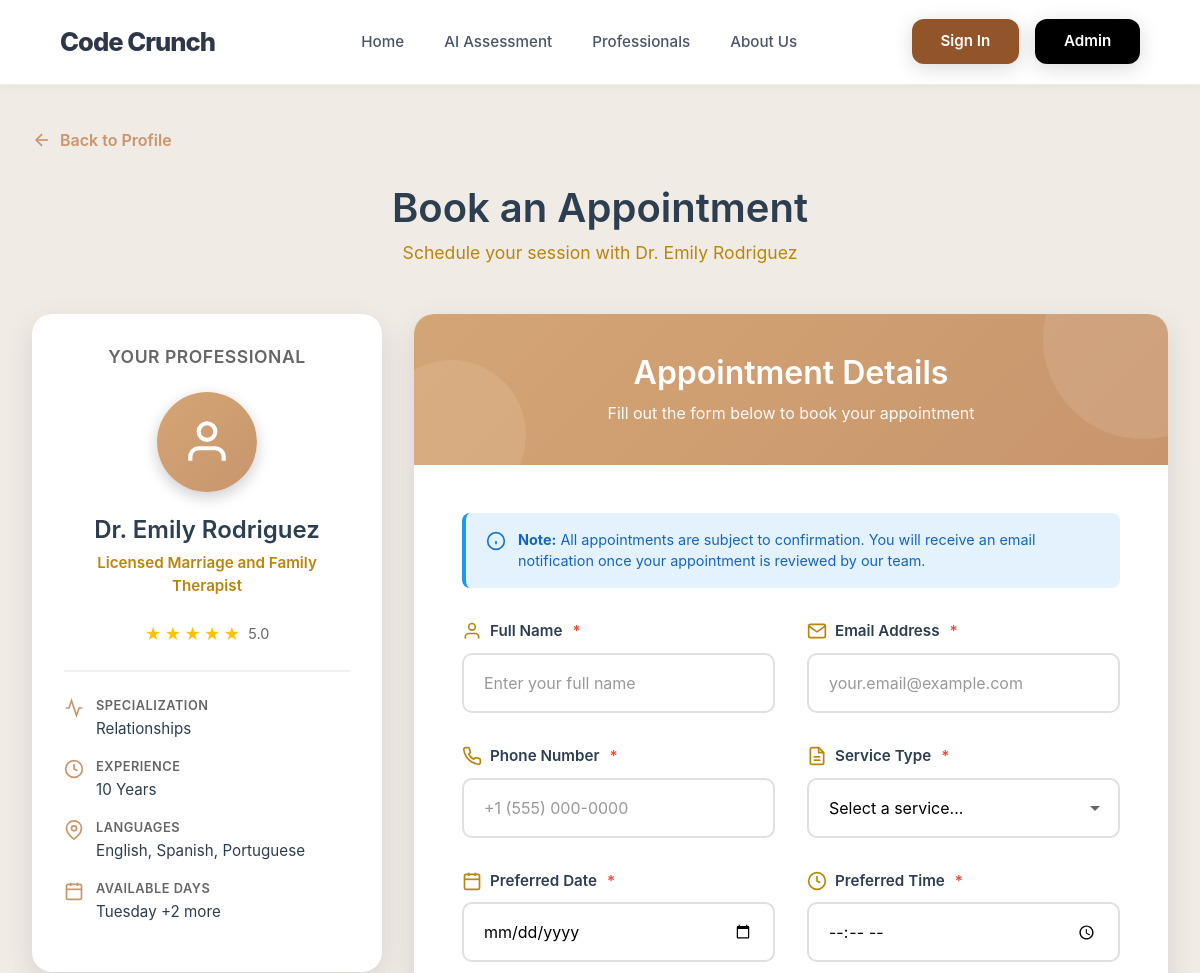
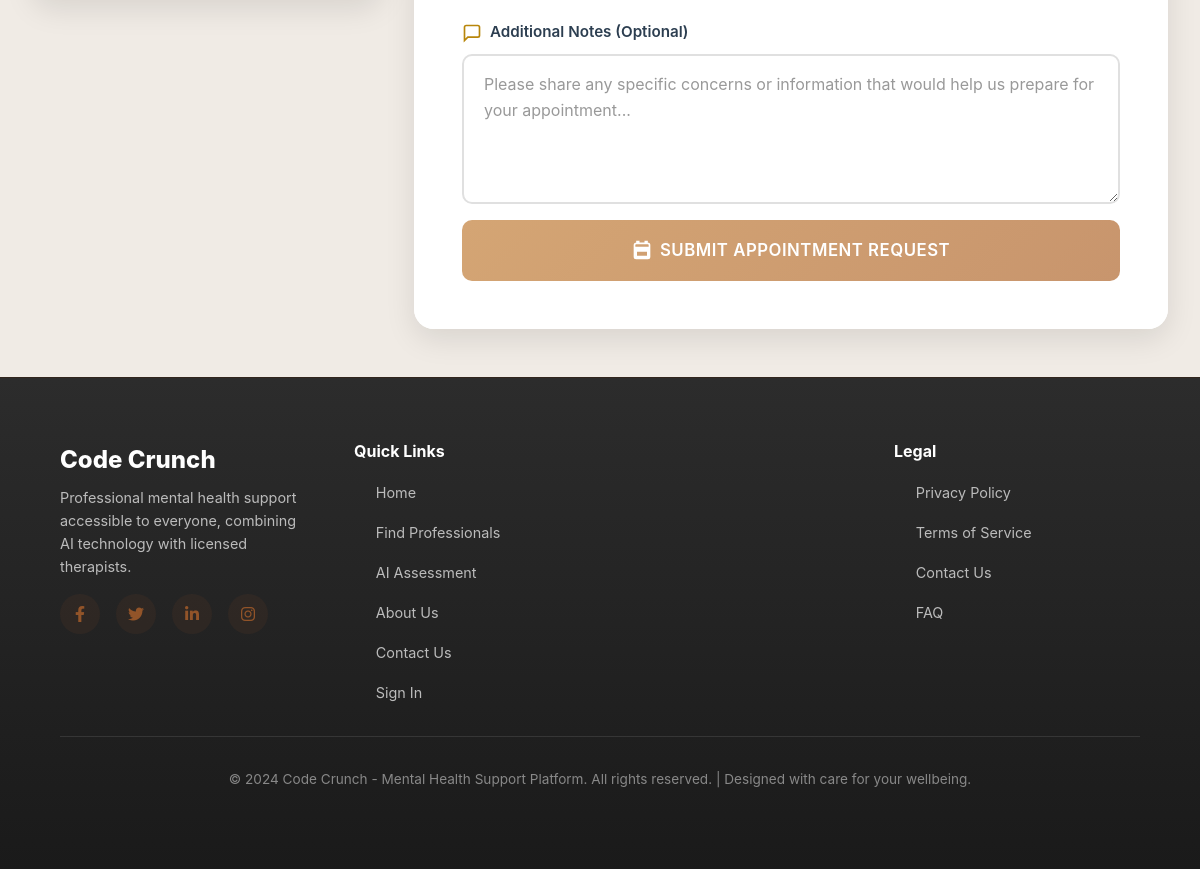
Page /book/3 on the committed database (2 pictures, top to bottom).
### models.py (models this page shows, shortened)
class Professional(db.Model):
    id = db.Column(db.Integer, primary_key=True)
    name = db.Column(db.String(100), nullable=False)
    title = db.Column(db.String(100), nullable=False)
    specialization = db.Column(db.String(200), nullable=False)
    bio = db.Column(db.Text, nullable=False)
    experience_years = db.Column(db.Integer, nullable=False)
    education = db.Column(db.Text, nullable=False)
    languages = db.Column(db.String(200), nullable=False)
    image_url = db.Column(db.String(200), default='default-avatar.jpg')
    available_days = db.Column(db.String(200), nullable=False)
    consultation_fee = db.Column(db.Float, default=0.0)
    session_duration = db.Column(db.Integer, default=60)  # in minutes
    rating = db.Column(db.Float, default=5.0)
    total_reviews = db.Column(db.Integer, default=0)
    is_active = db.Column(db.Boolean, default=True)
    created_at = db.Column(db.DateTime, default=datetime.utcnow)
    appointments = db.relationship('Appointment', backref='professional', lazy=True)
    reviews = db.relationship('Review', backref='professional', lazy=True)
    time_slots = db.relationship('TimeSlot', backref='professional', lazy=True, cascade='all, delete-orphan')

### app.py (the view, shortened to what this page needs)
@app.route('/book/<int:prof_id>', methods=['GET', 'POST'])
def book_with_professional(prof_id):
    professional = Professional.query.get_or_404(prof_id)
    return render_template('book.html',
                         professional=professional,
                         today=date.today().isoformat())

### templates/book.html (shortened to what this page needs)
{% extends "layout.html" %}
{% block content %}
<div class="appointment-page">
    <div class="appointment-container">
        <a href="{{ url_for('professional_detail', prof_id=professional.id) }}" class="back-button">
            <svg viewBox="0 0 24 24" fill="none" stroke="currentColor" stroke-width="2">
                <line x1="19" y1="12" x2="5" y2="12"></line>
                <polyline points="12 19 5 12 12 5"></polyline>
            </svg>
            Back to Profile
        </a>
        <h1 class="page-title">Book an Appointment</h1>
        <p class="page-subtitle">Schedule your session with {{ professional.name }}</p>
        <div class="booking-layout">
            <div class="professional-summary">
                <h3 class="summary-title">Your Professional</h3>
                <div class="prof-summary-image">
                    <svg viewBox="0 0 24 24" fill="none" stroke="currentColor" stroke-width="2">
                        <path d="M20 21v-2a4 4 0 0 0-4-4H8a4 4 0 0 0-4 4v2"></path>
                        <circle cx="12" cy="7" r="4"></circle>
                    </svg>
                </div>
                <h4 class="prof-summary-name">{{ professional.name }}</h4>
                <p class="prof-summary-title">{{ professional.title }}</p>
                <div class="summary-rating">
                    <div class="summary-stars">
                        {% for i in range(5) %}
                        <span class="summary-star">★</span>
                        {% endfor %}
                    </div>
                    <span class="summary-rating-text">{{ professional.rating }}</span>
                </div>
                <div class="summary-info-item">
                    <svg viewBox="0 0 24 24" fill="none" stroke="currentColor" stroke-width="2">
                        <path d="M22 12h-4l-3 9L9 3l-3 9H2"></path>
                    </svg>
                    <div class="summary-info-content">
                        <span class="summary-info-label">Specialization</span>
                        <div class="summary-info-value">{{ professional.specialization.split(',')[0].strip() }}</div>
                    </div>
                </div>
                <div class="summary-info-item">
                    <svg viewBox="0 0 24 24" fill="none" stroke="currentColor" stroke-width="2">
                        <circle cx="12" cy="12" r="10"></circle>
                        <polyline points="12 6 12 12 16 14"></polyline>
                    </svg>
                    <div class="summary-info-content">
                        <span class="summary-info-label">Experience</span>
                        <div class="summary-info-value">{{ professional.experience_years }} Years</div>
                    </div>
                </div>
                <div class="summary-info-item">
                    <svg viewBox="0 0 24 24" fill="none" stroke="currentColor" stroke-width="2">
                        <path d="M21 10c0 7-9 13-9 13s-9-6-9-13a9 9 0 0 1 18 0z"></path>
                        <circle cx="12" cy="10" r="3"></circle>
                    </svg>
                    <div class="summary-info-content">
                        <span class="summary-info-label">Languages</span>
                        <div class="summary-info-value">{{ professional.languages }}</div>
                    </div>
                </div>
                <div class="summary-info-item">
                    <svg viewBox="0 0 24 24" fill="none" stroke="currentColor" stroke-width="2">
                        <rect x="3" y="4" width="18" height="18" rx="2" ry="2"></rect>
                        <line x1="16" y1="2" x2="16" y2="6"></line>
                        <line x1="8" y1="2" x2="8" y2="6"></line>
                        <line x1="3" y1="10" x2="21" y2="10"></line>
                    </svg>
                    <div class="summary-info-content">
                        <span class="summary-info-label">Available Days</span>
                        <div class="summary-info-value">{{ professional.available_days.split(',')[0].strip() }}{% if professional.available_days.split(',')|length > 1 %} +{{ professional.available_days.split(',')|length - 1 }} more{% endif %}</div>
                    </div>
                </div>
            </div>
            <div class="form-card">
                <div class="form-header">
                    <h2>Appointment Details</h2>
                    <p>Fill out the form below to book your appointment</p>
                </div>
                <div class="form-container">
                    <div class="form-info-box">
                        <svg viewBox="0 0 24 24" fill="none" stroke="currentColor" stroke-width="2">
                            <circle cx="12" cy="12" r="10"></circle>
                            <line x1="12" y1="16" x2="12" y2="12"></line>
                            <line x1="12" y1="8" x2="12.01" y2="8"></line>
                        </svg>
                        <p><strong>Note:</strong> All appointments are subject to confirmation. You will receive an email notification once your appointment is reviewed by our team.</p>
                    </div>
                    <form method="POST" id="appointmentForm">
                        <div class="form-row-custom">
                            <div class="form-group-custom">
                                <label for="name">
                                    <svg class="icon-svg" viewBox="0 0 24 24" fill="none" stroke="currentColor" stroke-width="2">
                                        <path d="M20 21v-2a4 4 0 0 0-4-4H8a4 4 0 0 0-4 4v2"></path>
                                        <circle cx="12" cy="7" r="4"></circle>
                                    </svg>
                                    Full Name <span class="required-mark">*</span>
                                </label>
                                <input type="text" id="name" name="name" placeholder="Enter your full name" required>
                            </div>
                            <div class="form-group-custom">
                                <label for="email">
                                    <svg class="icon-svg" viewBox="0 0 24 24" fill="none" stroke="currentColor" stroke-width="2">
                                        <path d="M4 4h16c1.1 0 2 .9 2 2v12c0 1.1-.9 2-2 2H4c-1.1 0-2-.9-2-2V6c0-1.1.9-2 2-2z"></path>
                                        <polyline points="22,6 12,13 2,6"></polyline>
                                    </svg>
                                    Email Address <span class="required-mark">*</span>
                                </label>
                                <input type="email" id="email" name="email" placeholder="your.email@example.com" required>
                            </div>
                        </div>
                        <div class="form-row-custom">
                            <div class="form-group-custom">
                                <label for="phone">
                                    Phone Number <span class="required-mark">*</span>
                                </label>
                                <input type="tel" id="phone" name="phone" placeholder="+1 (555) 000-0000" required>
                            </div>
                            <div class="form-group-custom">
                                <label for="service">
                                    <svg class="icon-svg" viewBox="0 0 24 24" fill="none" stroke="currentColor" stroke-width="2">
                                        <path d="M14 2H6a2 2 0 0 0-2 2v16a2 2 0 0 0 2 2h12a2 2 0 0 0 2-2V8z"></path>
                                        <polyline points="14 2 14 8 20 8"></polyline>
                                        <line x1="16" y1="13" x2="8" y2="13"></line>
                                        <line x1="16" y1="17" x2="8" y2="17"></line>
                                    </svg>
                                    Service Type <span class="required-mark">*</span>
                                </label>
                                <select id="service" name="service" required>
                                    <option value="">Select a service...</option>
                                </select>
                            </div>
                        </div>
                        <div class="form-row-custom">
                            <div class="form-group-custom">
                                <label for="date">
                                    <svg class="icon-svg" viewBox="0 0 24 24" fill="none" stroke="currentColor" stroke-width="2">
                                        <rect x="3" y="4" width="18" height="18" rx="2" ry="2"></rect>
                                        <line x1="16" y1="2" x2="16" y2="6"></line>
                                        <line x1="8" y1="2" x2="8" y2="6"></line>
                                        <line x1="3" y1="10" x2="21" y2="10"></line>
                                    </svg>
                                    Preferred Date <span class="required-mark">*</span>
                                </label>
                                <input type="date" id="date" name="date" min="{{ today }}" required>
                            </div>
                            <div class="form-group-custom">
                                <label for="time">
                                    <svg class="icon-svg" viewBox="0 0 24 24" fill="none" stroke="currentColor" stroke-width="2">
                                        <circle cx="12" cy="12" r="10"></circle>
                                        <polyline points="12 6 12 12 16 14"></polyline>
                                    </svg>
                                    Preferred Time <span class="required-mark">*</span>
                                </label>
                                <input type="time" id="time" name="time" required>
                            </div>
                        </div>
                        <div class="form-group-custom full-width">
                            <label for="message">
                                <svg class="icon-svg" viewBox="0 0 24 24" fill="none" stroke="currentColor" stroke-width="2">
                                    <path d="M21 15a2 2 0 0 1-2 2H7l-4 4V5a2 2 0 0 1 2-2h14a2 2 0 0 1 2 2z"></path>
                                </svg>
                                Additional Notes (Optional)
                            </label>
                            <textarea id="message" name="message" placeholder="Please share any specific concerns or information that would help us prepare for your appointment..."></textarea>
                        </div>
                        <button type="submit" class="submit-btn-custom">
                            <svg viewBox="0 0 24 24" fill="none" stroke="currentColor" stroke-width="2">
                                <path d="M9 11H7v2h2v-2zm4 0h-2v2h2v-2zm4 0h-2v2h2v-2zm2-7h-1V2h-2v2H8V2H6v2H5c-1.1 0-1.99.9-1.99 2L3 20c0 1.1.89 2 2 2h14c1.1 0 2-.9 2-2V6c0-1.1-.9-2-2-2zm0 16H5V9h14v11z"/>
                            </svg>
                            Submit Appointment Request
                        </button>
                    </form>
                </div>
            </div>
        </div>
    </div>
</div>
{% endblock %}

### templates/layout.html (style rules this page uses)
* { margin: 0; padding: 0; box-sizing: border-box; }
html, body { height: 100%; }
body { font-family: -apple-system, BlinkMacSystemFont, "Segoe UI", Roboto, "Helvetica Neue", Arial, sans-serif; background-color: #f9f7f4; color: #1a202c; display: flex; flex-direction: column; min-height: 100vh; }

### rows in the picture
Professional: name "Dr. Emily Rodriguez", title "Licensed Marriage and Family Therapist", rating "5.0", specialization.split "Relationships", experience_years "10", languages "English, Spanish, Portuguese", available_days.split "Tuesday"

### other values in the picture
{{ professional.available_days.split(',')|length - 1 }} "2"
